Frame 1 (no input): blank canvas, image omitted
Frame 60 (no input): blank canvas, image omitted
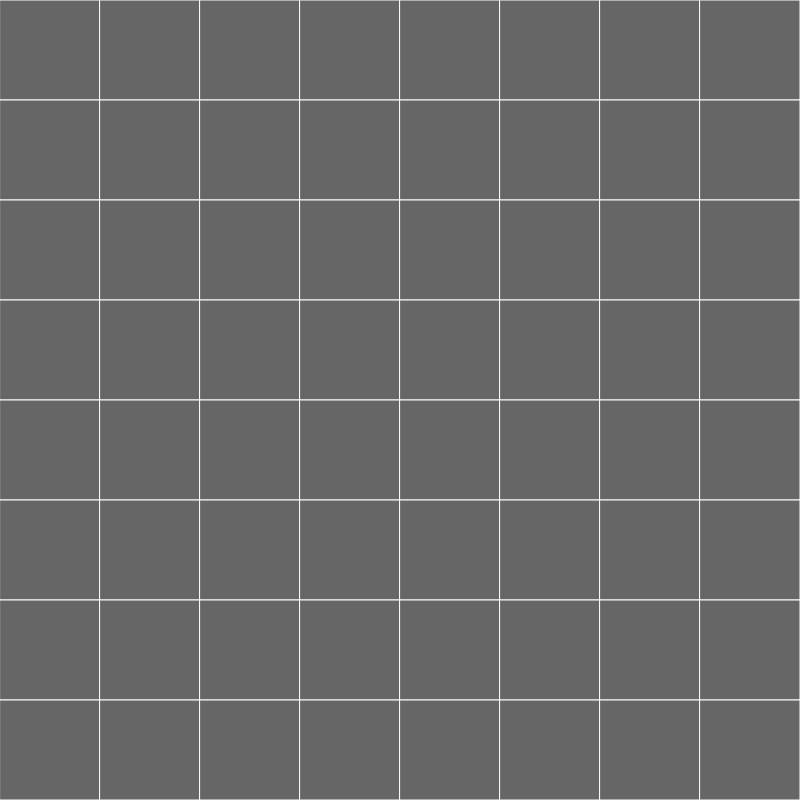
Frame 120 (the mouse pressed at the canvas centre since frame 60)

The p5.js sketch whose frames 1 and 60 were blank and that drew this single picture after the mouse press (run headless with seeded random() and noise() and a simulated clock; from frame 60 on, the mouse is pressed at the canvas centre):

// p5.js sketch
// ── sketch.js
  'use strict';

   var numOfRows = 2;
   var numOfCols = 10;
   var mX;
   var mY;

  var colorsLeft = [] //array to hold colors on the left
  var colorsRight = []; //hold colors on right
  var colors = []; // hold all colors

  var interpolateShortest = true;

  function setup() {
    createCanvas(800, 800);
    colorMode(HSB);
    stroke(255);
    //noStroke();
  //  shakeColors();
  }

  function draw() {

    numOfRows = 8;
    numOfCols =8;

    mX=mouseX/10;
    mY=mouseY/10;


    var tileWidth = width / numOfRows; //tile width divided by rows specified
    var tileHeight = height / numOfCols;

  //create a grid of squares using a nested for loop
    for (var gridY = 0; gridY < numOfCols; gridY++) { //numOfCols is the variable we've specified earlier
      for (var gridX = 0; gridX < numOfRows; gridX++) {

        var posX = tileWidth * gridX; //where each tile will start
          var posY = tileHeight * gridY; //where each tile will end

          rect(posX, posY, tileWidth, tileHeight);
          fill(mX,mY); // playing with the hue and brightness of the every rectangle depending on the mouse x,y values

      }
    }

  }
